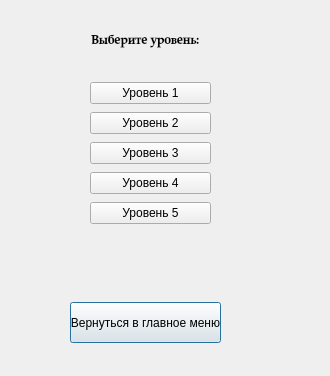
<?xml version="1.0" encoding="UTF-8"?>
<ui version="4.0">
 <class>chooseLevelWindow</class>
 <widget class="QDialog" name="chooseLevelWindow">
  <property name="geometry">
   <rect>
    <x>0</x>
    <y>0</y>
    <width>330</width>
    <height>376</height>
   </rect>
  </property>
  <property name="windowTitle">
   <string>Cookies</string>
  </property>
  <property name="windowIcon">
   <iconset resource="../../images/resource.qrc">
    <normaloff>:/img/cookie1.png</normaloff>:/img/cookie1.png</iconset>
  </property>
  <widget class="QPushButton" name="backToFWButton">
   <property name="geometry">
    <rect>
     <x>70</x>
     <y>302</y>
     <width>151</width>
     <height>41</height>
    </rect>
   </property>
   <property name="text">
    <string>Вернуться в главное меню</string>
   </property>
  </widget>
  <widget class="QWidget" name="">
   <property name="geometry">
    <rect>
     <x>60</x>
     <y>30</y>
     <width>171</width>
     <height>22</height>
    </rect>
   </property>
   <layout class="QHBoxLayout" name="horizontalLayout">
    <item>
     <spacer name="horizontalSpacer">
      <property name="orientation">
       <enum>Qt::Horizontal</enum>
      </property>
      <property name="sizeHint" stdset="0">
       <size>
        <width>40</width>
        <height>20</height>
       </size>
      </property>
     </spacer>
    </item>
    <item>
     <widget class="QLabel" name="label">
      <property name="font">
       <font>
        <family>Palatino Linotype</family>
        <pointsize>10</pointsize>
        <weight>75</weight>
        <bold>true</bold>
       </font>
      </property>
      <property name="text">
       <string>Выберите уровень:</string>
      </property>
     </widget>
    </item>
    <item>
     <spacer name="horizontalSpacer_2">
      <property name="orientation">
       <enum>Qt::Horizontal</enum>
      </property>
      <property name="sizeHint" stdset="0">
       <size>
        <width>40</width>
        <height>20</height>
       </size>
      </property>
     </spacer>
    </item>
   </layout>
  </widget>
  <widget class="QWidget" name="">
   <property name="geometry">
    <rect>
     <x>90</x>
     <y>80</y>
     <width>121</width>
     <height>151</height>
    </rect>
   </property>
   <layout class="QVBoxLayout" name="verticalLayout">
    <item>
     <widget class="QPushButton" name="l1Button">
      <property name="text">
       <string>Уровень 1</string>
      </property>
     </widget>
    </item>
    <item>
     <widget class="QPushButton" name="l2Button">
      <property name="text">
       <string>Уровень 2</string>
      </property>
     </widget>
    </item>
    <item>
     <widget class="QPushButton" name="l3Button">
      <property name="text">
       <string>Уровень 3</string>
      </property>
     </widget>
    </item>
    <item>
     <widget class="QPushButton" name="l4Button">
      <property name="text">
       <string>Уровень 4</string>
      </property>
     </widget>
    </item>
    <item>
     <widget class="QPushButton" name="l5Button">
      <property name="text">
       <string>Уровень 5</string>
      </property>
     </widget>
    </item>
   </layout>
  </widget>
 </widget>
 <resources>
  <include location="../../images/resource.qrc"/>
 </resources>
 <connections/>
</ui>
